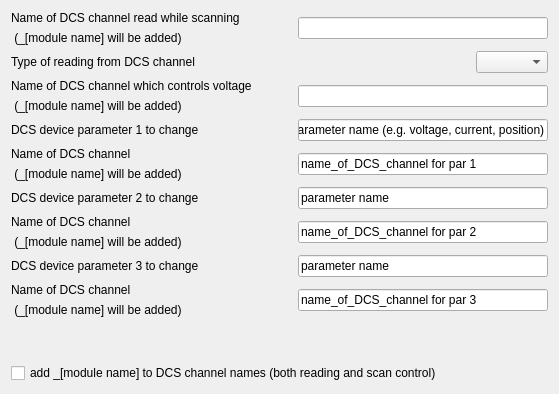
       <widget class="QWidget" name="tab">
        <attribute name="title">
         <string>DCS Control</string>
        </attribute>
        <layout class="QVBoxLayout" name="verticalLayout_47">
         <item>
          <layout class="QVBoxLayout" name="verticalLayout_46">
           <item>
            <layout class="QHBoxLayout" name="horizontalLayout_3">
             <item>
              <layout class="QVBoxLayout" name="verticalLayout_45">
               <item>
                <widget class="QLabel" name="labelrD">
                 <property name="text">
                  <string>Name of DCS channel read while scanning</string>
                 </property>
                </widget>
               </item>
               <item>
                <widget class="QLabel" name="addModLabel1">
                 <property name="text">
                  <string> (_[module name] will be added)</string>
                 </property>
                </widget>
               </item>
              </layout>
             </item>
             <item>
              <spacer name="horizontalSpacer">
               <property name="orientation">
                <enum>Qt::Horizontal</enum>
               </property>
               <property name="sizeHint" stdset="0">
                <size>
                 <width>40</width>
                 <height>20</height>
                </size>
               </property>
              </spacer>
             </item>
             <item>
              <widget class="QLineEdit" name="readDcsChan">
               <property name="minimumSize">
                <size>
                 <width>250</width>
                 <height>0</height>
                </size>
               </property>
              </widget>
             </item>
            </layout>
           </item>
           <item>
            <layout class="QHBoxLayout" name="horizontalLayout_4">
             <item>
              <widget class="QLabel" name="label_2">
               <property name="text">
                <string>Type of reading from DCS channel</string>
               </property>
              </widget>
             </item>
             <item>
              <spacer name="horizontalSpacer_3">
               <property name="orientation">
                <enum>Qt::Horizontal</enum>
               </property>
               <property name="sizeHint" stdset="0">
                <size>
                 <width>40</width>
                 <height>20</height>
                </size>
               </property>
              </spacer>
             </item>
             <item>
              <widget class="QComboBox" name="readDcsMode"/>
             </item>
            </layout>
           </item>
           <item>
            <layout class="QHBoxLayout" name="horizontalLayout_5">
             <item>
              <layout class="QVBoxLayout" name="verticalLayout_44">
               <item>
                <widget class="QLabel" name="labelrD_2">
                 <property name="text">
                  <string>Name of DCS channel which controls voltage</string>
                 </property>
                </widget>
               </item>
               <item>
                <widget class="QLabel" name="addModLabel2">
                 <property name="text">
                  <string> (_[module name] will be added)</string>
                 </property>
                </widget>
               </item>
              </layout>
             </item>
             <item>
              <spacer name="horizontalSpacer_4">
               <property name="orientation">
                <enum>Qt::Horizontal</enum>
               </property>
               <property name="sizeHint" stdset="0">
                <size>
                 <width>40</width>
                 <height>20</height>
                </size>
               </property>
              </spacer>
             </item>
             <item>
              <widget class="QLineEdit" name="scanDcsChan">
               <property name="minimumSize">
                <size>
                 <width>250</width>
                 <height>0</height>
                </size>
               </property>
              </widget>
             </item>
            </layout>
           </item>
           <item>
            <layout class="QHBoxLayout" name="horizontalLayout_28">
             <item>
              <widget class="QLabel" name="DcsParLabel1">
               <property name="text">
                <string>DCS device parameter 1 to change</string>
               </property>
              </widget>
             </item>
             <item>
              <spacer name="horizontalSpacer_33">
               <property name="orientation">
                <enum>Qt::Horizontal</enum>
               </property>
               <property name="sizeHint" stdset="0">
                <size>
                 <width>40</width>
                 <height>20</height>
                </size>
               </property>
              </spacer>
             </item>
             <item>
              <widget class="QLineEdit" name="scanPar1DcsPar">
               <property name="minimumSize">
                <size>
                 <width>250</width>
                 <height>0</height>
                </size>
               </property>
               <property name="text">
                <string>parameter name (e.g. voltage, current, position)</string>
               </property>
              </widget>
             </item>
            </layout>
           </item>
           <item>
            <layout class="QHBoxLayout" name="horizontalLayout_27">
             <item>
              <layout class="QVBoxLayout" name="verticalLayout_34">
               <item>
                <widget class="QLabel" name="labelrD_3">
                 <property name="text">
                  <string>Name of DCS channel</string>
                 </property>
                </widget>
               </item>
               <item>
                <widget class="QLabel" name="addModLabel3">
                 <property name="text">
                  <string> (_[module name] will be added)</string>
                 </property>
                </widget>
               </item>
              </layout>
             </item>
             <item>
              <spacer name="horizontalSpacer_32">
               <property name="orientation">
                <enum>Qt::Horizontal</enum>
               </property>
               <property name="sizeHint" stdset="0">
                <size>
                 <width>40</width>
                 <height>20</height>
                </size>
               </property>
              </spacer>
             </item>
             <item>
              <widget class="QLineEdit" name="scanPar1DcsChan">
               <property name="minimumSize">
                <size>
                 <width>250</width>
                 <height>0</height>
                </size>
               </property>
               <property name="text">
                <string>name_of_DCS_channel for par 1</string>
               </property>
              </widget>
             </item>
            </layout>
           </item>
           <item>
            <layout class="QHBoxLayout" name="horizontalLayout_29">
             <item>
              <widget class="QLabel" name="DcsParLabel2">
               <property name="text">
                <string>DCS device parameter 2 to change</string>
               </property>
              </widget>
             </item>
             <item>
              <spacer name="horizontalSpacer_34">
               <property name="orientation">
                <enum>Qt::Horizontal</enum>
               </property>
               <property name="sizeHint" stdset="0">
                <size>
                 <width>40</width>
                 <height>20</height>
                </size>
               </property>
              </spacer>
             </item>
             <item>
              <widget class="QLineEdit" name="scanPar2DcsPar">
               <property name="minimumSize">
                <size>
                 <width>250</width>
                 <height>0</height>
                </size>
               </property>
               <property name="text">
                <string>parameter name</string>
               </property>
              </widget>
             </item>
            </layout>
           </item>
           <item>
            <layout class="QHBoxLayout" name="horizontalLayout_31">
             <item>
              <layout class="QVBoxLayout" name="verticalLayout_9">
               <item>
                <widget class="QLabel" name="label_3">
                 <property name="text">
                  <string>Name of DCS channel</string>
                 </property>
                </widget>
               </item>
               <item>
                <widget class="QLabel" name="addModLabel4">
                 <property name="text">
                  <string> (_[module name] will be added)</string>
                 </property>
                </widget>
               </item>
              </layout>
             </item>
             <item>
              <spacer name="horizontalSpacer_37">
               <property name="orientation">
                <enum>Qt::Horizontal</enum>
               </property>
               <property name="sizeHint" stdset="0">
                <size>
                 <width>40</width>
                 <height>20</height>
                </size>
               </property>
              </spacer>
             </item>
             <item>
              <widget class="QLineEdit" name="scanPar2DcsChan">
               <property name="minimumSize">
                <size>
                 <width>250</width>
                 <height>0</height>
                </size>
               </property>
               <property name="text">
                <string>name_of_DCS_channel for par 2</string>
               </property>
              </widget>
             </item>
            </layout>
           </item>
           <item>
            <layout class="QHBoxLayout" name="horizontalLayout_30">
             <item>
              <widget class="QLabel" name="DcsParLabel3">
               <property name="text">
                <string>DCS device parameter 3 to change</string>
               </property>
              </widget>
             </item>
             <item>
              <spacer name="horizontalSpacer_35">
               <property name="orientation">
                <enum>Qt::Horizontal</enum>
               </property>
               <property name="sizeHint" stdset="0">
                <size>
                 <width>40</width>
                 <height>20</height>
                </size>
               </property>
              </spacer>
             </item>
             <item>
              <widget class="QLineEdit" name="scanPar3DcsPar">
               <property name="minimumSize">
                <size>
                 <width>250</width>
                 <height>0</height>
                </size>
               </property>
               <property name="text">
                <string>parameter name</string>
               </property>
              </widget>
             </item>
            </layout>
           </item>
           <item>
            <layout class="QHBoxLayout" name="horizontalLayout_6">
             <item>
              <layout class="QVBoxLayout" name="verticalLayout_8">
               <item>
                <widget class="QLabel" name="label_28">
                 <property name="text">
                  <string>Name of DCS channel</string>
                 </property>
                </widget>
               </item>
               <item>
                <widget class="QLabel" name="addModLabel5">
                 <property name="text">
                  <string> (_[module name] will be added)</string>
                 </property>
                </widget>
               </item>
              </layout>
             </item>
             <item>
              <spacer name="horizontalSpacer_38">
               <property name="orientation">
                <enum>Qt::Horizontal</enum>
               </property>
               <property name="sizeHint" stdset="0">
                <size>
                 <width>40</width>
                 <height>20</height>
                </size>
               </property>
              </spacer>
             </item>
             <item>
              <widget class="QLineEdit" name="scanPar3DcsChan">
               <property name="minimumSize">
                <size>
                 <width>250</width>
                 <height>0</height>
                </size>
               </property>
               <property name="text">
                <string>name_of_DCS_channel for par 3</string>
               </property>
              </widget>
             </item>
            </layout>
           </item>
           <item>
            <spacer name="verticalSpacer">
             <property name="orientation">
              <enum>Qt::Vertical</enum>
             </property>
             <property name="sizeHint" stdset="0">
              <size>
               <width>20</width>
               <height>40</height>
              </size>
             </property>
            </spacer>
           </item>
          </layout>
         </item>
         <item>
          <widget class="QCheckBox" name="addModNameBox">
           <property name="text">
            <string>add _[module name] to DCS channel names (both reading and scan control)</string>
           </property>
          </widget>
         </item>
        </layout>
       </widget>
